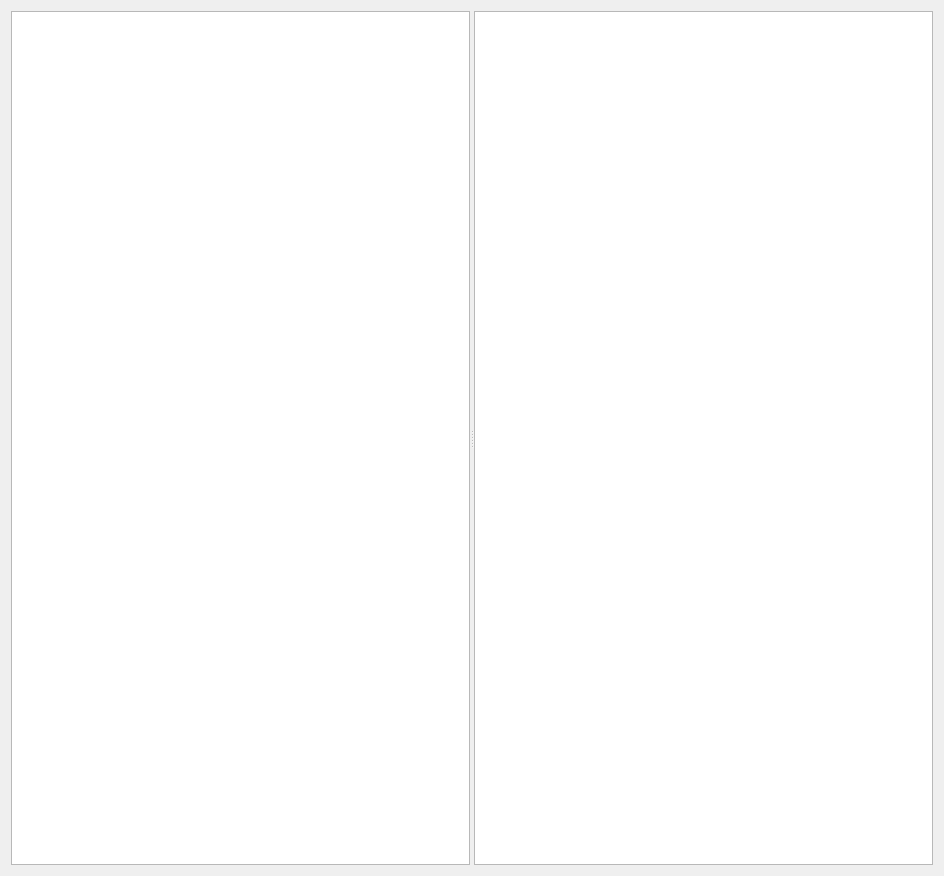
<?xml version="1.0" encoding="UTF-8"?>
<ui version="4.0">
 <class>previewForm</class>
 <widget class="QWidget" name="previewForm">
  <property name="geometry">
   <rect>
    <x>0</x>
    <y>0</y>
    <width>944</width>
    <height>876</height>
   </rect>
  </property>
  <property name="minimumSize">
   <size>
    <width>200</width>
    <height>200</height>
   </size>
  </property>
  <property name="windowTitle">
   <string>Affine preview</string>
  </property>
  <layout class="QVBoxLayout" name="verticalLayout">
   <item>
    <widget class="QSplitter" name="splitter">
     <property name="maximumSize">
      <size>
       <width>16777215</width>
       <height>16777215</height>
      </size>
     </property>
     <property name="orientation">
      <enum>Qt::Orientation::Horizontal</enum>
     </property>
     <widget class="QGraphicsView" name="Gds">
      <property name="maximumSize">
       <size>
        <width>16777215</width>
        <height>16777215</height>
       </size>
      </property>
      <property name="sizeAdjustPolicy">
       <enum>QAbstractScrollArea::SizeAdjustPolicy::AdjustToContents</enum>
      </property>
     </widget>
     <widget class="QGraphicsView" name="Camera">
      <property name="maximumSize">
       <size>
        <width>16777215</width>
        <height>16777215</height>
       </size>
      </property>
      <property name="sizeAdjustPolicy">
       <enum>QAbstractScrollArea::SizeAdjustPolicy::AdjustToContents</enum>
      </property>
     </widget>
    </widget>
   </item>
  </layout>
 </widget>
 <resources/>
 <connections/>
</ui>
